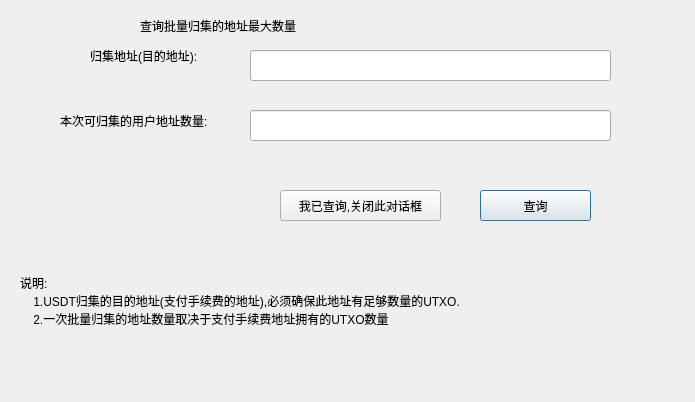
<?xml version="1.0" encoding="UTF-8"?>
<ui version="4.0">
 <class>CAskPayTxFeeAddrDlg</class>
 <widget class="QDialog" name="CAskPayTxFeeAddrDlg">
  <property name="geometry">
   <rect>
    <x>0</x>
    <y>0</y>
    <width>695</width>
    <height>402</height>
   </rect>
  </property>
  <property name="windowTitle">
   <string>Dialog</string>
  </property>
  <widget class="QPushButton" name="btn_Query">
   <property name="geometry">
    <rect>
     <x>480</x>
     <y>190</y>
     <width>111</width>
     <height>31</height>
    </rect>
   </property>
   <property name="text">
    <string>查询</string>
   </property>
  </widget>
  <widget class="QPushButton" name="btn_Back">
   <property name="geometry">
    <rect>
     <x>280</x>
     <y>190</y>
     <width>161</width>
     <height>31</height>
    </rect>
   </property>
   <property name="text">
    <string>我已查询,关闭此对话框</string>
   </property>
  </widget>
  <widget class="QLineEdit" name="le_paytxfee_addr">
   <property name="geometry">
    <rect>
     <x>250</x>
     <y>50</y>
     <width>361</width>
     <height>31</height>
    </rect>
   </property>
  </widget>
  <widget class="QLabel" name="label">
   <property name="geometry">
    <rect>
     <x>90</x>
     <y>40</y>
     <width>151</width>
     <height>31</height>
    </rect>
   </property>
   <property name="text">
    <string>归集地址(目的地址):</string>
   </property>
  </widget>
  <widget class="QLabel" name="label_2">
   <property name="geometry">
    <rect>
     <x>20</x>
     <y>230</y>
     <width>631</width>
     <height>141</height>
    </rect>
   </property>
   <property name="text">
    <string>说明: 
    1.USDT归集的目的地址(支付手续费的地址),必须确保此地址有足够数量的UTXO.
    2.一次批量归集的地址数量取决于支付手续费地址拥有的UTXO数量</string>
   </property>
  </widget>
  <widget class="QLineEdit" name="le_once_count">
   <property name="geometry">
    <rect>
     <x>250</x>
     <y>110</y>
     <width>361</width>
     <height>31</height>
    </rect>
   </property>
   <property name="readOnly">
    <bool>true</bool>
   </property>
  </widget>
  <widget class="QLabel" name="label_3">
   <property name="geometry">
    <rect>
     <x>60</x>
     <y>100</y>
     <width>191</width>
     <height>41</height>
    </rect>
   </property>
   <property name="text">
    <string>本次可归集的用户地址数量:</string>
   </property>
  </widget>
  <widget class="QLabel" name="label_4">
   <property name="geometry">
    <rect>
     <x>140</x>
     <y>10</y>
     <width>261</width>
     <height>31</height>
    </rect>
   </property>
   <property name="text">
    <string>查询批量归集的地址最大数量</string>
   </property>
  </widget>
 </widget>
 <resources/>
 <connections/>
</ui>
